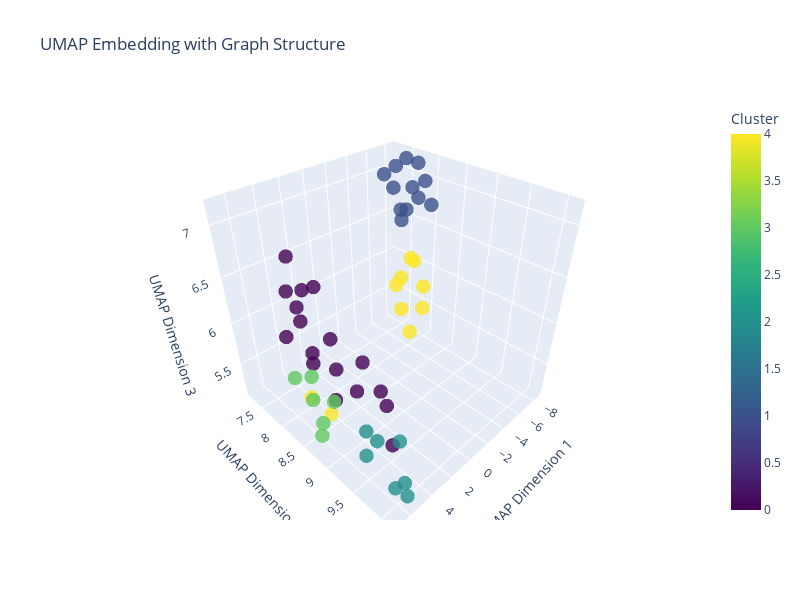

Notebook code cell kept with this figure:
### Code cell
import umap

normalized_matrix = []
normalized_matrix = calculate_normalised_matrix(results, len(trees))

# 4. Visualize the normalized distance matrix
fig, ax = plt.subplots(figsize=(8, 6))
plot_distance_matrix(
    normalized_matrix, ax=ax, title="Normalized Component Distance Matrix"
)

# Perform clustering
cluster_labels: ndarray[Any, dtype[signedinteger[_64Bit]]] = perform_clustering(normalized_matrix, n_clusters=5)

# Get UMAP embedding - consolidated into single approach
umap_model = umap.UMAP(
    n_components=3,
    metric="precomputed",
    random_state=42,
)

embedding = umap_model.fit_transform(normalized_matrix)

# Plot with graph structure
plot_component_umap_3d(
    embedding=embedding,
    cluster_labels=cluster_labels,
    title="UMAP Embedding with Graph Structure",
    show_graph=True,  # Set to False if you want to hide the graph
    # graph_opacity=0.10,  # Adjust this value: 0.0 (invisible) to 1.0 (fully opaque)
)

### Figure 1 — Plotly figure (JSON) as saved in the notebook; plotly's stock layout.template omitted (floating-point values rounded to 4 significant figures)
{"data": [{"hoverinfo": "text", "marker": {"color": [1, 1, 1, 1, 1, 1, 1, 1, 1, 1, 1, 1, 4, 4, 4, 4, 4, 4, 4, 4, 4, 4, 0, 0, 0, 0, 0, 0, 0, 0, 0, 0, 0, 3, 0, 0, 3, 0, 0, 0, 0, 2, 2, 2, 2, 2, 2, 2, 3, 3, 3, 3], "colorbar": {"title": {"text": "Cluster"}}, "colorscale": [[0, "#440154"], [0.1111, "#482878"], [0.2222, "#3e4989"], [0.3333, "#31688e"], [0.4444, "#26828e"], [0.5556, "#1f9e89"], [0.6667, "#35b779"], [0.7778, "#6ece58"], [0.8889, "#b5de2b"], [1, "#fde725"]], "opacity": 0.8, "size": 5}, "mode": "markers", "name": "Data Points", "text": ["Tree 1", "Tree 2", "Tree 3", "Tree 4", "Tree 5", "Tree 6", "Tree 7", "Tree 8", "Tree 9", "Tree 10", "Tree 11", "Tree 12", "Tree 13", "Tree 14", "Tree 15", "Tree 16", "Tree 17", "Tree 18", "Tree 19", "Tree 20", "Tree 21", "Tree 22", "Tree 23", "Tree 24", "Tree 25", "Tree 26", "Tree 27", "Tree 28", "Tree 29", "Tree 30", "Tree 31", "Tree 32", "Tree 33", "Tree 34", "Tree 35", "Tree 36", "Tree 37", "Tree 38", "Tree 39", "Tree 40", "Tree 41", "Tree 42", "Tree 43", "Tree 44", "Tree 45", "Tree 46", "Tree 47", "Tree 48", "Tree 49", "Tree 50", "Tree 51", "Tree 52"], "type": "scatter3d", "x": [-8.426, -8.11, -7.978, -8.512, -8.104, -7.475, -7.922, -7.7, -7.738, -7.373, -7.725, -7.551, -7.553, -7.457, -7.034, -7.018, -7.09, -7.225, -7.064, -7.365, 5.933, 5.781, 5.212, 5.251, 4.963, 5.25, 5.22, 5.619, 5.6, 5.723, 5.939, 6.263, 6.332, 6.913, 6.541, 6.287, 6.931, 5.716, 5.675, 6.135, 6.026, 6.615, 6.451, 5.451, 5.686, 5.804, 5.53, 5.374, 6.865, 6.897, 6.467, 6.957], "y": [7.601, 8.035, 7.461, 7.711, 7.524, 7.653, 7.341, 7.332, 7.964, 7.199, 7.823, 7.52, 7.749, 7.448, 7.648, 7.637, 7.84, 8.087, 7.904, 8.059, 8.798, 8.345, 8.733, 8.327, 8.253, 9.174, 8.732, 8.375, 8.215, 8.171, 8.703, 8.235, 8.479, 8.361, 8.183, 9.07, 8.745, 9.402, 9.668, 9.849, 9.913, 9.609, 9.556, 9.917, 9.592, 10.11, 9.864, 9.993, 8.801, 8.864, 8.574, 9.148], "z": [6.844, 6.755, 6.464, 6.749, 7.145, 6.649, 7.04, 6.814, 7.004, 6.946, 7.161, 6.614, 6.096, 5.664, 5.417, 5.846, 5.148, 5.854, 6.128, 5.549, 5.529, 5.494, 5.6, 5.854, 5.92, 5.918, 6.284, 6.665, 6.444, 6.914, 6.815, 6.647, 6.446, 5.838, 6.192, 6.195, 6.029, 6.364, 6.191, 6.178, 5.779, 5.826, 5.488, 5.761, 5.604, 5.254, 5.151, 5.289, 5.348, 5.546, 5.638, 5.947]}], "layout": {"height": 600, "scene": {"xaxis": {"title": {"text": "UMAP Dimension 1"}}, "yaxis": {"title": {"text": "UMAP Dimension 2"}}, "zaxis": {"title": {"text": "UMAP Dimension 3"}}}, "title": {"text": "UMAP Embedding with Graph Structure"}, "width": 800}}
